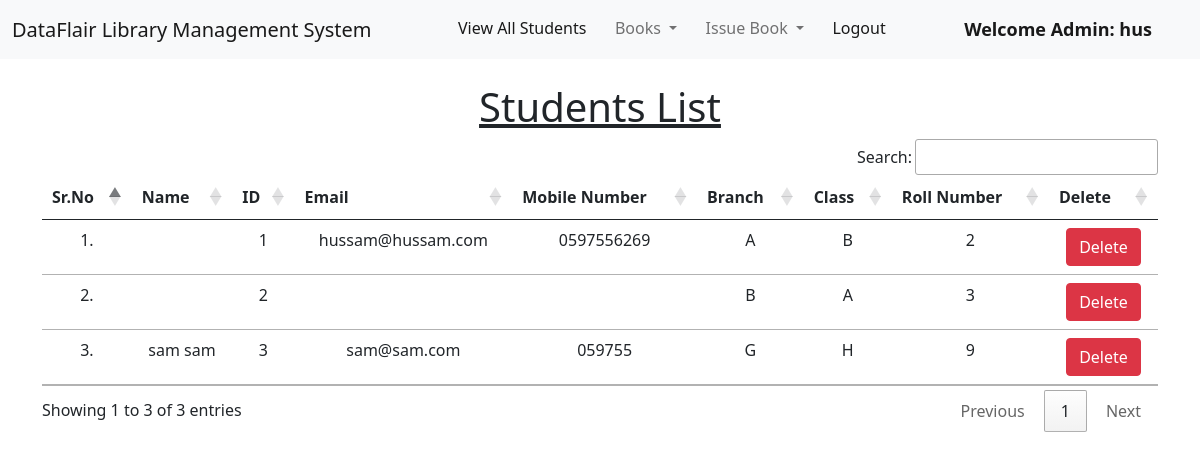
Page /view_students/ (signed in) on the earlier database version.
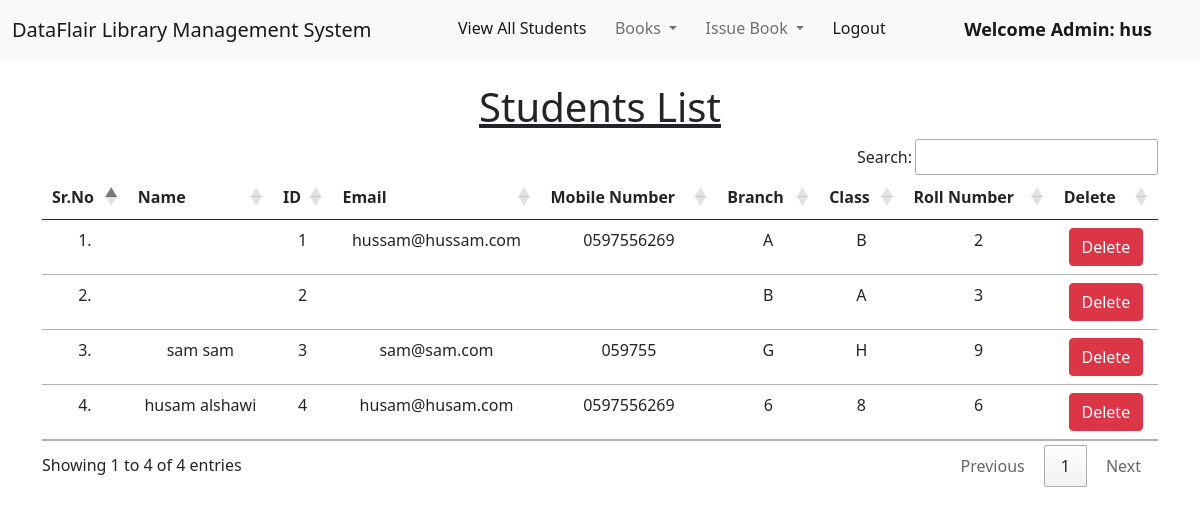
Same page on the later database version.
### library/models.py (models this page shows, shortened)
class Student(models.Model):
    user = models.OneToOneField(User, on_delete=models.CASCADE)
    classroom = models.CharField(max_length=10)
    branch = models.CharField(max_length=10)
    roll_no = models.CharField(max_length=3, blank=True)
    phone = models.CharField(max_length=10, blank=True)
    image = models.ImageField(upload_to="", blank=True)

### library/views.py (the view)
# urls.py: path("view_students/", views.view_students, name="view_students"),
@login_required(login_url='/admin_login')
def view_students(request):
    students = Student.objects.all()
    return render(request, "view_students.html", {'students': students})

### library/templates/view_students.html (shortened to what this page needs)
{% extends 'admin_navbar.html' %}
{% load static %}
{% block body %}
<div class="container mt-4">
    <h1 class="text-center"><u>Students List</u></h1>
    <table class="table table-hover" id="example">
        <thead>
            <tr class="text-center">
                <th>Sr.No</th>
                <th>Name</th>
                <th>ID</th>
                <th>Email</th>
                <th>Mobile Number</th>
                <th>Branch</th>
                <th>Class</th>
                <th>Roll Number</th>
                <th>Delete</th>
            </tr>
        </thead>
        <tbody>
            {% for student in students %}
            <tr class="text-center">
                <td>{{forloop.counter}}.</td>
                <td>{{student.user.get_full_name}}</td>
                <td>{{student.user.id}}</td>
                <td>{{student.user.email}}</td>
                <td>{{student.phone}}</td>
                <td>{{student.branch}}</td>
                <td>{{student.classroom}}</td>
                <td>{{student.roll_no}}</td>
                <td><a href="/delete_student/{{student.id}}/" class="btn btn-danger" onclick="return confirm('Are you sure you want to delete this student?')">Delete</a></td>
            </tr>
            {% endfor %}
        </tbody>
    </table>
    </div>
{% endblock %}

Differences in the rows shown:
added Student: user.get_full_name "husam alshawi", user.id "4", user.email "husam@husam.com", phone "0597556269", branch "6", classroom "8", roll_no "6"
Other differences:
text written by a page script: "Search: Showing 1 to 3 of 3 entries Previous 1 Next" → "Search: Showing 1 to 4 of 4 entries Previous 1 Next"
